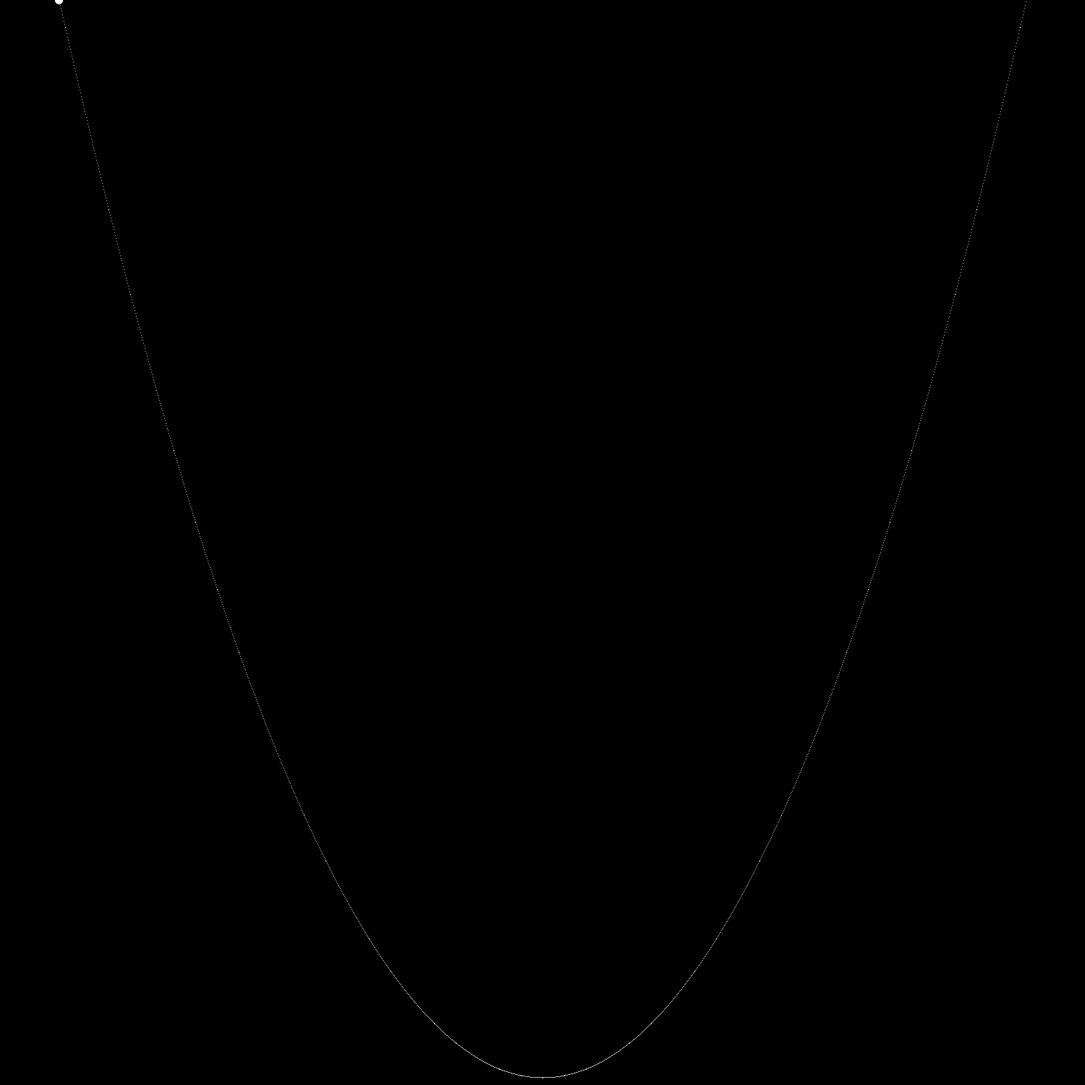
Frame 1 (no input)
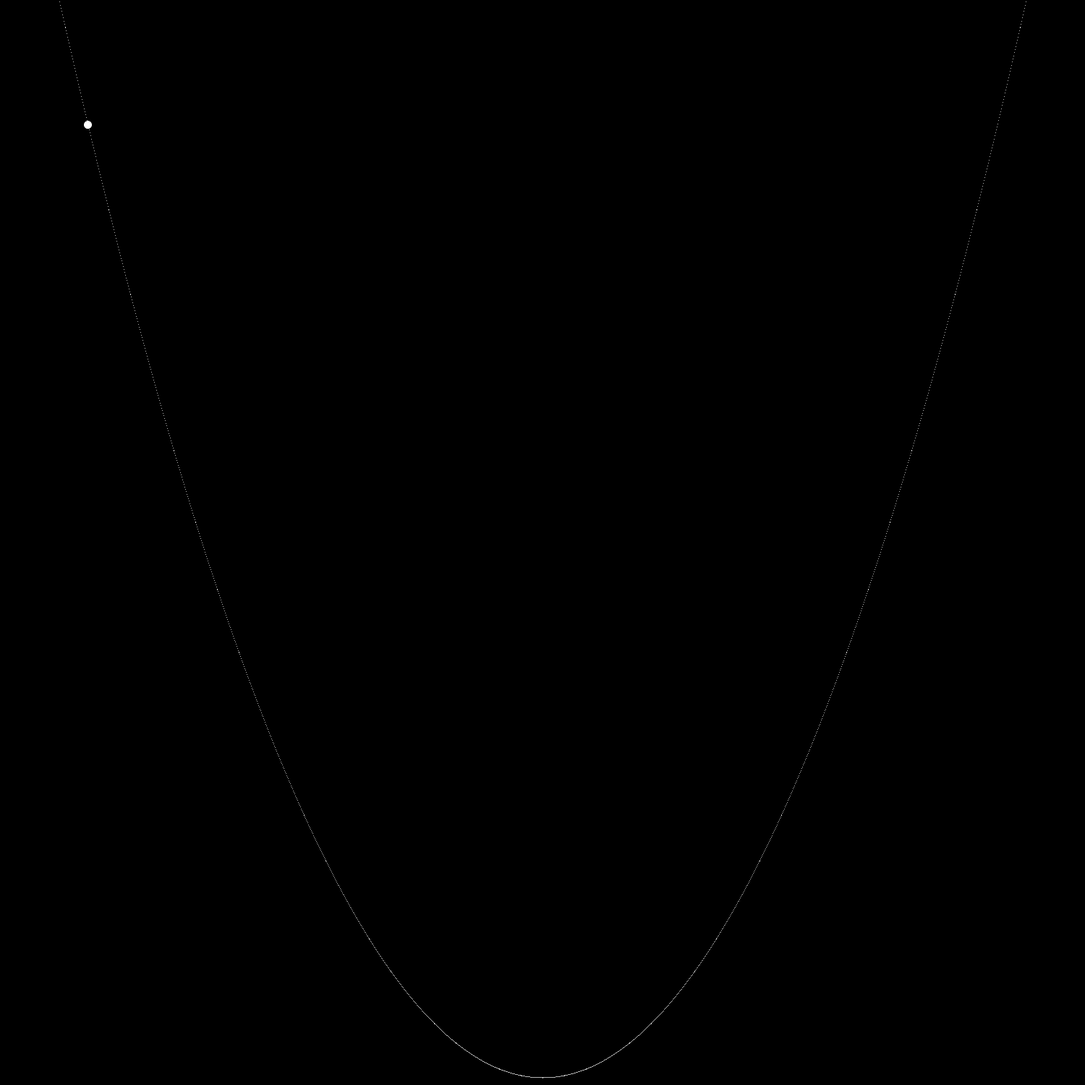
Frame 60 (the mouse pressed at the canvas centre just before this capture)
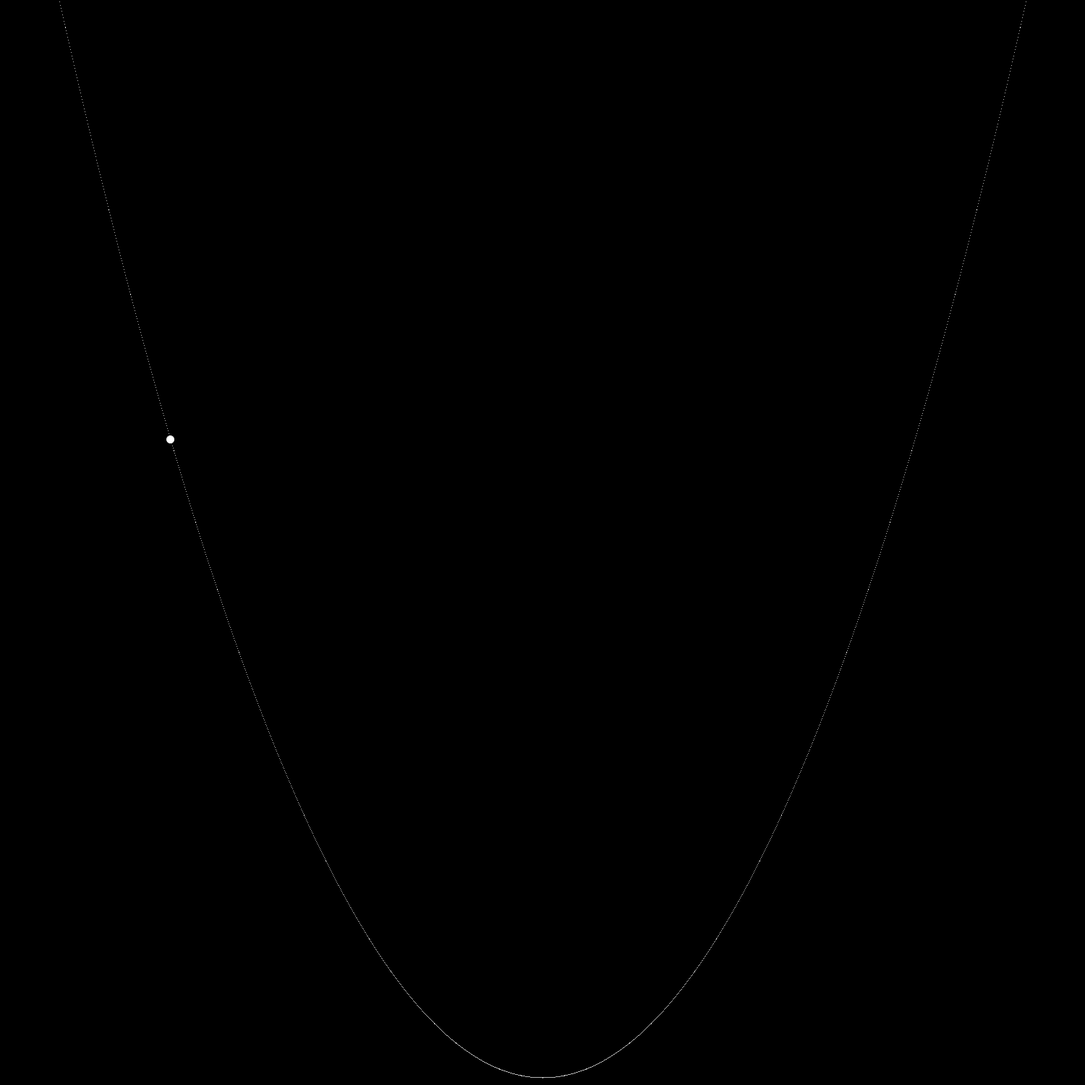
Frame 120 (the mouse held since frame 60 and released just before this capture)

The Processing sketch that drew these frames (run headless with seeded random() and noise(); from frame 60 on, the mouse is pressed at the canvas centre):

// Processing sketch: sketch_3_3_v3
// ── sketch_3_3_v3.pde
ArrayList<PVector> parabolaPoints = new ArrayList<PVector>();
PVector location;
PVector velocity;
float gravity;
float friction;
int radius = 10;
float beginHeight;
int xAxis = -1;
int offSet;
boolean switched = true;

void setup()
{
    size(1500,1500);
    background(0);
    stroke(255);
    fillParabolaPoints();
    beginHeight = height-radius;
    offSet = radius/2;
    velocity = new PVector(0,0);
    gravity = 0.1;
    friction = 0.999;
    location = new PVector(xAxis * sqrt(beginHeight/(2.5/(width/2))),beginHeight);
}

void draw()
{
    background(0);
    translate(width/2,height-2*offSet);
    scale(1, -1);
    ellipse(location.x, location.y, radius, radius);
    move();
    for (int i = 0; i < parabolaPoints.size(); i++)
    {
        point(parabolaPoints.get(i).x,parabolaPoints.get(i).y);
    }
}

void fillParabolaPoints()
{
    for(float x = -width/2; x < width/2; x++)
    {
        float y = (2.5/(width/2))*x*x;
        if (y <= height)
        {
            parabolaPoints.add(new PVector(x,y));
        }
        //point(x,y);
    }
}

void move()
{   
    float slope = 10*location.x/width;
    PVector normalForce = new PVector(1,slope);
    normalForce.normalize();
    normalForce.rotate(radians(-90));
    
    float lengthNormalForce = 1/pow(normalForce.mag(),2); //length 1 because of normalize, just to be sure

    PVector gravityPV = new PVector(0,gravity);

    float dotProduct = normalForce.dot(gravityPV);

    float scalar = dotProduct * lengthNormalForce;

    normalForce = PVector.mult(normalForce,scalar);

    PVector acceleration = gravityPV.sub(normalForce);

    velocity = velocity.add(acceleration);
    velocity.mult(friction);

    float angleBetween;
    
    //moving left to right uphill
    if (degrees(PVector.angleBetween(normalForce, new PVector(1,0))) > 90 && !switched)
    {
        if (velocity.mag() < 0.05 || velocity.x > 0)
        {
            switched = true;
        }
        angleBetween = PVector.angleBetween(velocity,acceleration.mult(-1));
        velocity.rotate(angleBetween);
    }
    
    //moving right left downhill
    else if (degrees(PVector.angleBetween(normalForce, new PVector(1,0))) > 90)
    {
        angleBetween = PVector.angleBetween(velocity,acceleration.mult(-1));
        velocity.rotate(angleBetween);
        velocity.mult(-1);
    }
    
    //moving right left uphill
    else if (switched)
    {
        angleBetween = PVector.angleBetween(velocity,acceleration);
        velocity.rotate(angleBetween);
        velocity.mult(-1);
        if (velocity.mag() < 0.05 || velocity.x < 0)
        {
            switched = false;
        }
    }
    
    //moving left to right downhill
    else
    {
        angleBetween = PVector.angleBetween(velocity,acceleration);
        velocity.rotate(angleBetween);
    }

    location = location.sub(velocity);
    location = new PVector(location.x, (2.5/(width/2))*pow(location.x,2));
}
